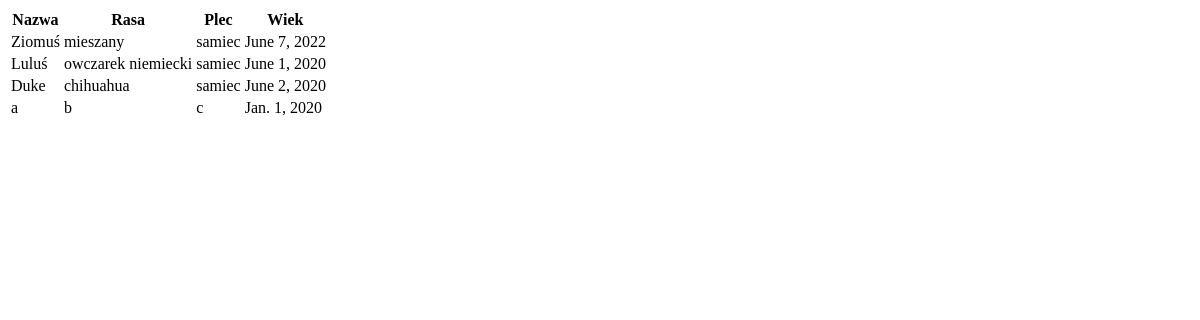
The page /pies/read on the database as committed earlier.
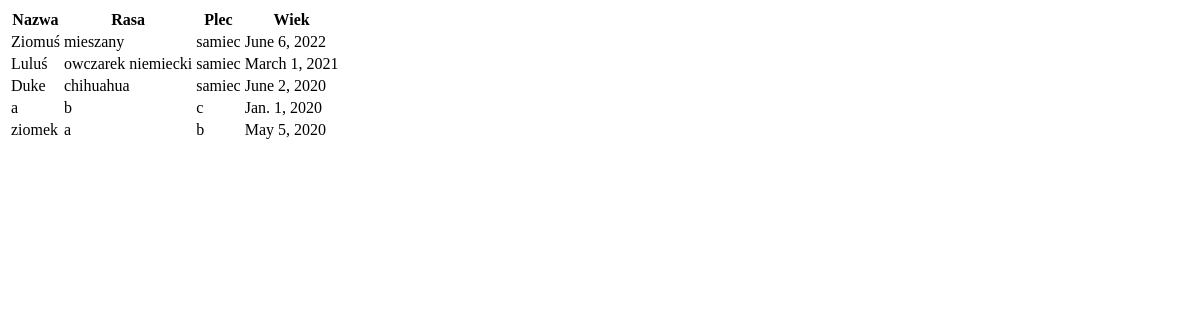
The same page on the database as committed later.
### rejestr/models.py (models this page shows)
class Pies(models.Model):
    nazwa = models.CharField(max_length=100)
    rasa = models.CharField(max_length=100)
    plec = models.CharField(max_length=100)
    wiek = models.DateField()

### rejestr/views/pies.py (the view)
# urls.py: path('pies/read', PiesReadView.as_view(), name="pies"),
class PiesReadView(View):
    def get(self, request):
        Pies.objects.all()
        return render(request, 'pies_read.html', context={'data': Pies.objects.all()})

### rejestr/templates/pies_read.html (shortened to what this page needs)
<!DOCTYPE html>
<html lang="en">
<head>
</head>
<body>
<table>
    <tr>
        <th>Nazwa</th>
        <th>Rasa</th>
        <th>Plec</th>
        <th>Wiek</th>
    </tr>
    {% for pies in data %}
    <tr>
        <td> {{ pies.nazwa }} </td>
        <td> {{ pies.rasa }} </td>
        <td> {{ pies.plec }} </td>
        <td> {{ pies.wiek }} </td>
    </tr>
    {% endfor %}
</table>
</body>
</html>

Rows that differ between the two databases and show on the page:
changed Pies "Ziomuś": wiek "June 7, 2022" → "June 6, 2022"
changed Pies "Luluś": wiek "June 1, 2020" → "March 1, 2021"
added Pies: nazwa "ziomek", rasa "a", plec "b", wiek "May 5, 2020"
